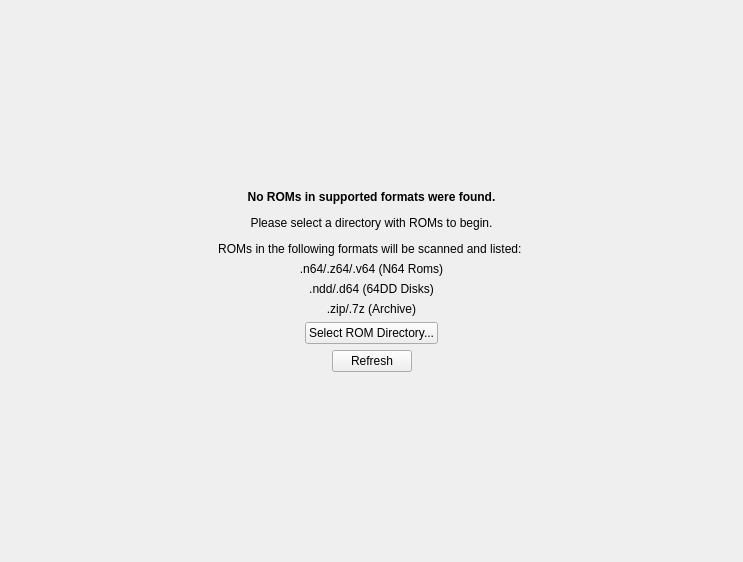
<?xml version="1.0" encoding="UTF-8"?>
<ui version="4.0">
 <class>RomBrowserEmptyWidget</class>
 <widget class="QWidget" name="RomBrowserEmptyWidget">
  <property name="geometry">
   <rect>
    <x>0</x>
    <y>0</y>
    <width>743</width>
    <height>562</height>
   </rect>
  </property>
  <property name="windowTitle">
   <string>Form</string>
  </property>
  <layout class="QVBoxLayout" name="verticalLayout">
   <item>
    <spacer name="verticalSpacer">
     <property name="orientation">
      <enum>Qt::Orientation::Vertical</enum>
     </property>
     <property name="sizeHint" stdset="0">
      <size>
       <width>20</width>
       <height>169</height>
      </size>
     </property>
    </spacer>
   </item>
   <item>
    <widget class="QLabel" name="label">
     <property name="text">
      <string>&lt;html&gt;&lt;head/&gt;&lt;body&gt;&lt;p&gt;&lt;span style=&quot; font-weight:700;&quot;&gt;No ROMs in supported formats were found.&lt;/span&gt;&lt;/p&gt;&lt;p&gt;Please select a directory with ROMs to begin.&lt;/p&gt;&lt;p&gt;ROMs in the following formats will be scanned and listed: &lt;/p&gt;&lt;/body&gt;&lt;/html&gt;</string>
     </property>
     <property name="textFormat">
      <enum>Qt::TextFormat::RichText</enum>
     </property>
     <property name="alignment">
      <set>Qt::AlignmentFlag::AlignCenter</set>
     </property>
     <property name="wordWrap">
      <bool>true</bool>
     </property>
    </widget>
   </item>
   <item>
    <widget class="QLabel" name="label_2">
     <property name="text">
      <string>.n64/.z64/.v64 (N64 Roms)</string>
     </property>
     <property name="alignment">
      <set>Qt::AlignmentFlag::AlignCenter</set>
     </property>
    </widget>
   </item>
   <item>
    <widget class="QLabel" name="label_4">
     <property name="text">
      <string>.ndd/.d64 (64DD Disks)</string>
     </property>
     <property name="alignment">
      <set>Qt::AlignmentFlag::AlignCenter</set>
     </property>
    </widget>
   </item>
   <item>
    <widget class="QLabel" name="label_3">
     <property name="text">
      <string>.zip/.7z (Archive)</string>
     </property>
     <property name="alignment">
      <set>Qt::AlignmentFlag::AlignCenter</set>
     </property>
    </widget>
   </item>
   <item>
    <layout class="QHBoxLayout" name="horizontalLayout">
     <item>
      <spacer name="horizontalSpacer">
       <property name="orientation">
        <enum>Qt::Orientation::Horizontal</enum>
       </property>
       <property name="sizeHint" stdset="0">
        <size>
         <width>40</width>
         <height>20</height>
        </size>
       </property>
      </spacer>
     </item>
     <item>
      <widget class="QPushButton" name="selectRomDirectory">
       <property name="text">
        <string>Select ROM Directory...</string>
       </property>
      </widget>
     </item>
     <item>
      <spacer name="horizontalSpacer_2">
       <property name="orientation">
        <enum>Qt::Orientation::Horizontal</enum>
       </property>
       <property name="sizeHint" stdset="0">
        <size>
         <width>40</width>
         <height>20</height>
        </size>
       </property>
      </spacer>
     </item>
    </layout>
   </item>
   <item>
    <layout class="QHBoxLayout" name="horizontalLayout_2">
     <item>
      <spacer name="horizontalSpacer_3">
       <property name="orientation">
        <enum>Qt::Orientation::Horizontal</enum>
       </property>
       <property name="sizeHint" stdset="0">
        <size>
         <width>40</width>
         <height>20</height>
        </size>
       </property>
      </spacer>
     </item>
     <item>
      <widget class="QPushButton" name="refreshButton">
       <property name="text">
        <string>Refresh</string>
       </property>
      </widget>
     </item>
     <item>
      <spacer name="horizontalSpacer_4">
       <property name="orientation">
        <enum>Qt::Orientation::Horizontal</enum>
       </property>
       <property name="sizeHint" stdset="0">
        <size>
         <width>40</width>
         <height>20</height>
        </size>
       </property>
      </spacer>
     </item>
    </layout>
   </item>
   <item>
    <spacer name="verticalSpacer_2">
     <property name="orientation">
      <enum>Qt::Orientation::Vertical</enum>
     </property>
     <property name="sizeHint" stdset="0">
      <size>
       <width>20</width>
       <height>170</height>
      </size>
     </property>
    </spacer>
   </item>
  </layout>
 </widget>
 <resources/>
 <connections/>
</ui>
